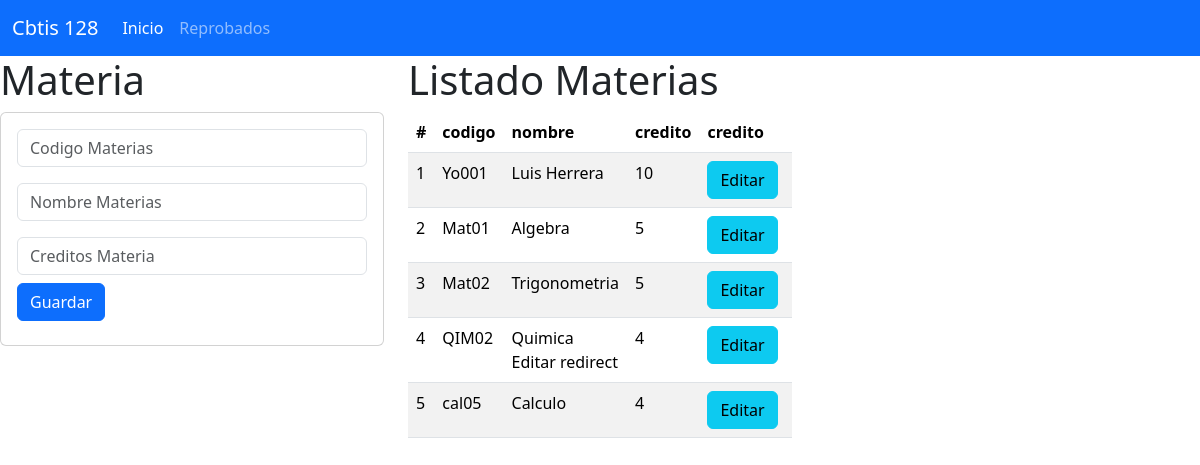
The page / on the database its author committed.
### materia_app/models.py (models this page shows, shortened)
class Materia (models.Model):
    codigo=models.CharField(primary_key=True,max_length=6)
    nombre=models.CharField(max_length=100)
    credito=models.PositiveSmallIntegerField()

### materia_app/views.py (the view)
# urls.py: path("", views.inicio_vista, name="inicio_vista"),
def inicio_vista(request):
    lasmaterias=Materia.objects.all()
    return render(request,"gestionarMateria.html",{"mismaterias":lasmaterias})

### materia_app/templates/gestionarMateria.html
{% extends "base.html" %}
{% block cuerpo %}
<div class="row">
<div class="col-sm-12 col-md-4 col-lg-4 col-xl-4">
<h1>Materia</h1>
<div class="card">
  <div class="card-body">
    <form action="/registrarMateria/" method="POST">{% csrf_token %}
      <div class="form-group">
        <input type="text" id="txtcodigo" name="txtcodigo" class="form-control"
        placeholder="Codigo Materias" minlength="4" maxlength="6" required>
      </div>
      <div class="form-group py-3">
        <input type="text" id="txtnombre" name="txtnombre" class="form-control"
        placeholder="Nombre Materias" maxlength="100" required>
      </div>
      <div class="form-group">
        <input type="text" id="numcreditos" name="numcreditos" class="form-control"
        placeholder="Creditos Materia" minlength="1" maxlength="9" required>
      </div>
      <div class="form-group py-2">
        <button type="submit" class="btn btn-primary">Guardar</button>
      </div>
    </form>
  </div>
</div>
</div>
<div class="col-sm-12 col-md-8 col-lg-8 col-xl-4">
<h1>Listado Materias</h1>
    <div class="table-responsive">
        <table class="table table-striped">
            <thead>
              <tr>
                <th scope="col">#</th>
                <th scope="col">codigo</th>
                <th scope="col">nombre</th>
                <th scope="col">credito</th>
                <th colspan="2">credito</th>
              </tr>
            </thead>
            <tbody>
        {% for m in mismaterias %}
            <tr>
                <td>{{forloop.counter}}</td>
                <td>{{m.codigo}}</td>
                <td>{{m.nombre}}</td>
                <td>{{m.credito}}</td>
                <td> <a href="seleccionarMateria/{{m.codigo}}" class="btn btn-info"> Editar</a></td>
                <td> <a href="borrarMateria/{{m.codigo}}" class="btn btn-danger"> Borrar</a></td>
            </tr>
        {% endfor %}
            </tbody>
          </table>
    </div>
</div>
</div>
{% endblock %}

### materia_app/templates/base.html (shortened to what this page needs)
<!doctype html>
<html lang="en">
  <head>
    <link href="https://cdn.jsdelivr.net/npm/bootstrap@5.3.3/dist/css/bootstrap.min.css" rel="stylesheet">
  </head>
  <body>
    <nav class="navbar navbar-expand-lg bg-primary" data-bs-theme="dark">
        <div class="container-fluid">
          <a class="navbar-brand" href="#">Cbtis 128</a>
          <div class="collapse navbar-collapse" id="navbarNav">
            <ul class="navbar-nav">
              <li class="nav-item">
                <a class="nav-link active" aria-current="page" href="#">Inicio</a>
              </li>
              <li class="nav-item">
                <a class="nav-link" href="#">Reprobados</a>
              </li>
            </ul>
          </div>
        </div>
      </nav>
    {% block cuerpo %}
    {% endblock %}
  </body>
</html>

### rows shown on the page
Materia: codigo "Yo001", nombre "Luis Herrera", credito "10"
Materia: codigo "Mat01", nombre "Algebra", credito "5"
Materia: codigo "Mat02", nombre "Trigonometria", credito "5"
Materia: codigo "QIM02", nombre "Quimica Editar redirect", credito "4"
Materia: codigo "cal05", nombre "Calculo", credito "4"
